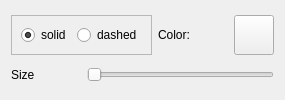
         <widget class="QWidget" name="lines">
          <attribute name="title">
           <string>lines</string>
          </attribute>
          <layout class="QGridLayout" name="gridLayout_4">
           <item row="0" column="0" colspan="2">
            <widget class="QFrame" name="frameLine_typeLines">
             <property name="frameShape">
              <enum>QFrame::StyledPanel</enum>
             </property>
             <property name="frameShadow">
              <enum>QFrame::Raised</enum>
             </property>
             <layout class="QHBoxLayout" name="horizontalLayout">
              <item>
               <widget class="QRadioButton" name="radioButtonSolid">
                <property name="text">
                 <string>solid</string>
                </property>
                <property name="checked">
                 <bool>true</bool>
                </property>
               </widget>
              </item>
              <item>
               <widget class="QRadioButton" name="radioButtonDashed">
                <property name="text">
                 <string>dashed</string>
                </property>
               </widget>
              </item>
             </layout>
            </widget>
           </item>
           <item row="0" column="2">
            <widget class="QLabel" name="labelTextLineColor">
             <property name="minimumSize">
              <size>
               <width>70</width>
               <height>20</height>
              </size>
             </property>
             <property name="maximumSize">
              <size>
               <width>70</width>
               <height>20</height>
              </size>
             </property>
             <property name="styleSheet">
              <string notr="true"/>
             </property>
             <property name="text">
              <string>Color:</string>
             </property>
            </widget>
           </item>
           <item row="0" column="3">
            <widget class="QPushButton" name="pushButtonColorLines">
             <property name="minimumSize">
              <size>
               <width>40</width>
               <height>40</height>
              </size>
             </property>
             <property name="maximumSize">
              <size>
               <width>40</width>
               <height>40</height>
              </size>
             </property>
             <property name="text">
              <string/>
             </property>
            </widget>
           </item>
           <item row="1" column="0">
            <widget class="QLabel" name="labelTextSizeLines">
             <property name="minimumSize">
              <size>
               <width>70</width>
               <height>20</height>
              </size>
             </property>
             <property name="maximumSize">
              <size>
               <width>70</width>
               <height>20</height>
              </size>
             </property>
             <property name="styleSheet">
              <string notr="true"/>
             </property>
             <property name="text">
              <string>Size</string>
             </property>
            </widget>
           </item>
           <item row="1" column="1" colspan="3">
            <widget class="QSlider" name="SliderSizeLine">
             <property name="minimum">
              <number>1</number>
             </property>
             <property name="maximum">
              <number>40</number>
             </property>
             <property name="orientation">
              <enum>Qt::Horizontal</enum>
             </property>
            </widget>
           </item>
          </layout>
         </widget>
